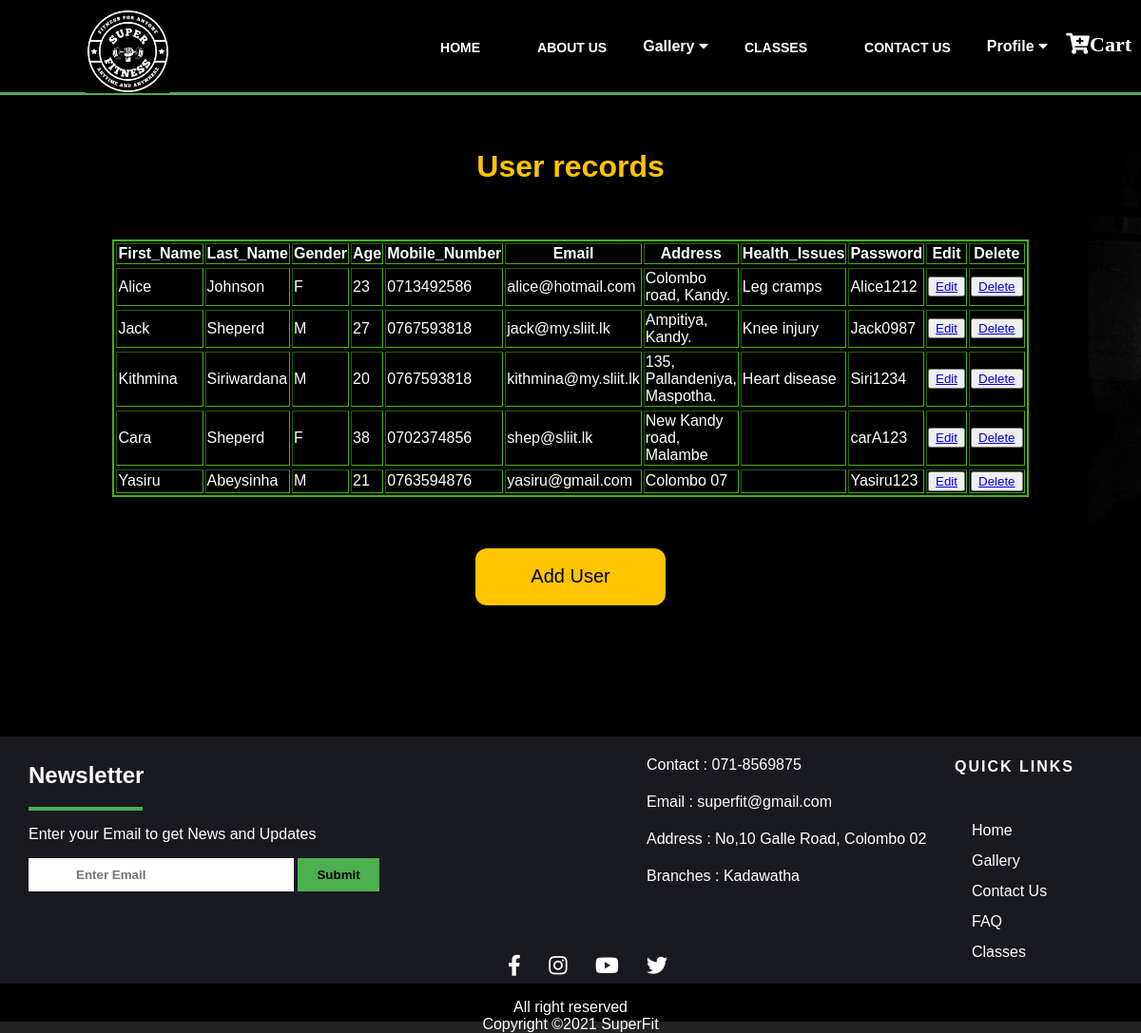
Screenshot of /displayUser.php with the database file from the repository.
### tables this page shows
CREATE TABLE `register_table` (
  `ID` int(11) NOT NULL,
  `First_Name` varchar(50) NOT NULL,
  `Last_Name` varchar(50) NOT NULL,
  `Gender` char(1) NOT NULL,
  `Age` int(11) NOT NULL,
  `Mobile_Number` char(10) NOT NULL,
  `Email` varchar(100) NOT NULL,
  `Address` varchar(200) NOT NULL,
  `Health_Issues` varchar(200) DEFAULT NULL,
  `Password` varchar(50) NOT NULL
);

### displayUser.php (the view, shortened to what this page needs)
<?php
    require 'config.php';
?>
<!DOCTYPE html>
<html>
<head>
	<link rel="stylesheet" href="css/template.css">
	<link rel="stylesheet" href="css/displayUser.css">
	<link
      rel="stylesheet"
      href="https://use.fontawesome.com/releases/v5.13.0/css/all.css"
    />
</head>
<body>
	<nav>
		<div class="logo"><img  src="images/SuperFITe.png " height="88px" width="88px"></div>
		<ul>
			<li><a href="home.php">Home</a></li>
			<li><a href="about-us.html">About Us</a></li>
			<div class="dropdown">
			<button class="dropbtn">Gallery
			<i class="fa fa-caret-down"></i>
		</button>
		</div>
			<li><a href="BMI.php">Classes</a></li>
			<li><a href="contact.html">Contact Us</a></li>
			<div class="dropdown">
				<button class="dropbtn">Profile
				<i class="fa fa-caret-down"></i>
			</button>
		</div>
		<div class="shop-cart">
			<a href="cart.html" target="_blank"><i class="fa fa-cart-plus">Cart</i></a>
		</div>
	</nav>
    <br/><br/>
    <center><h1 class="topic">User records</h1></center>
    <br/><br/>
    <center>
    <div class = "User_table">
    <table width = "80%" border="2" style="color: white; border:2px solid #46b307;">
   <tr>
	<th class = "col2">First_Name</th>
    <th class = "col3">Last_Name</th>
    <th class = "col4">Gender</th>
    <th class = "col5">Age</th>
	<th class = "col6">Mobile_Number</th>
    <th class = "col7">Email</th>
    <th class = "col8">Address</th>
    <th class = "col9">Health_Issues</th>
    <th class = "col10">Password</th>
	<th class = "col11">Edit</th>
	<th class = "col12">Delete</th>
   </tr>
   <?php
    $sql = "SELECT * FROM register_table";
    $result = $con->query($sql);
    if ($result->num_rows > 0) {
        while($row = $result->fetch_assoc()) {
			$id = $row["ID"];
            echo "<tr>";
                echo "<tr>";
                echo "<td>".$row["First_Name"]."</td>";
                echo "<td>".$row["Last_Name"]."</td>";
                echo "<td>".$row["Gender"]."</td>";
				echo "<td>".$row["Age"]."</td>";
                echo "<td>".$row["Mobile_Number"]."</td>";
                echo "<td>".$row["Email"]."</td>";
                echo "<td>".$row["Address"]."</td>";
                echo "<td>".$row["Health_Issues"]."</td>";
                echo "<td>".$row["Password"]."</td>";
				echo "<td><button type='submit'><a href='editRecord.php?id=$id'>Edit</a></button></td>";
				echo "<td><button type='submit'><a href='deleteRecord.php?id=$id'>Delete<a/></button></td>";
            echo "</tr>";
          }
      } else {
        echo "No results found";
      }
    ?>
   </table>
   </div>
   <br/><br/><br/><button class="dis"><a href="adminadd.php">Add User</a></button>
</center>
	<footer>
		<div class="footer_content">
			<div class="center_details">
				<ul class="details">
					<li>Contact : 071-8569875</li>
					<li>Email : superfit@gmail.com</li>
					<li>Address : No,10 Galle Road, Colombo 02</li>
					<li>Branches : Kadawatha
					</li>
				</ul>
			</div>
			<div class="left_col">
				<h2>Newsletter</h2>
				<div class="border"></div>
				<p>Enter your Email to get News and Updates</p>
				<form action="" class="newsletter_form">
					<input type="Email" class="txt" placeholder="Enter Email" name="">
					<input type="submit" class="btn" value="Submit" name="">
				</form>
			</div>
			<div class="footer_links">
				<h4>Quick Links</h4>
				<ul>
					<li><a href="home.php">Home</a></li>
							<li><a href="Gallery.html">Gallery</a></li>
							<li><a href="contact.html">Contact Us</a></li>
							<li><a href="displayFAQuser.php">FAQ</a></li>
							<li><a href="classes.php">Classes</a></li>
				</ul>
			</div>
			</div>
			<div class="social">
				<a href="https://www.facebook.com" target="_blank"><i class="fab fa-facebook-f"></i></a>
				<a href="#" target="_blank"><i class="fab fa-instagram"></i></a>
				<a href="https://www.youtube.com/" target="_blank"><i class="fab fa-youtube"></i></a>
				<a href="#" target="_blank"><i class="fab fa-twitter"></i></a>
			</div>
		<div class="footer_bottom">
			<p>All right reserved<br/>Copyright &copy;2021 SuperFit </p>
		</div>
	</footer>
</body>
</html>

### css/template.css (style rules this page uses)
html,body { margin: 0; padding: 0; font-family: Arial; background-color: rgb(37, 36, 36); }
nav { position: sticky; top: 0; left: 0; width: 100%; height: 100px; padding: 10px 90px; box-sizing: border-box; background:black; border-bottom: 3px solid #4caf50; z-index: 1; }
.logo { float: left; padding-top: -100px; top: 0; }
nav ul { list-style: none; float: right; margin: 0; padding: 0; display: flex; }
nav ul li a { line-height: 80px; color: #fff; padding: 12px 30px; text-decoration: none; font-size: 14px; font-weight: bold; text-transform: uppercase; }
.dropdown { float: left; overflow: hidden; }
.dropdown .dropbtn { font-size: 16px; border: none; outline: none; color: white; padding: 30px 8px 5px 8px; background-color: inherit; font-family: Arial; margin: 0; font-weight:Bold; }
.shop-cart { margin: 20px ; text-align: right; position: absolute; bottom: 25px; right: -35px; bottom: 17px; }
.shop-cart a { color: white; margin-right: 25px; font-size: 22px; text-decoration: none; }
footer { background: #191920; height: 300px; color: white; position: relative; margin-top: -20px; }
.footer_bottom { background: black; height: 40px; width: 100%; text-align: center; position: absolute; bottom: 0px; left: 0px; padding-top: 0px; }
.social { margin: 20px ; margin-left: 32%; position: absolute; bottom: 25px; left: 12.5%; right: 35px; }
.social a { color: #fff; margin-right: 25px; font-size: 22px; text-decoration: none; transition: .3s linear; }
.footer_links { float: right; margin-right: 50px; position: sticky; }
.footer_links li { list-style: none; margin-left: 18px; }
.footer_links a { text-decoration: none; color: white; line-height: 2; }
.footer_links h4 { letter-spacing: 2px; text-transform: uppercase; margin-top: -160px; margin-left: 20px; padding: 20px; }
.left_col { margin-top: -150px; margin-left: 30px; }
.center_details { padding-left: 240px; }
.border { width: 120px; height: 4px; background: #4caf50; }
.txt { flex: 1; padding: 10px 50px; font-weight: 700; border: none; outline: none; }
.btn { flex: 1; padding: 10px 20px; font-weight: 700; border: none; background: #4caf50; }
.details li { list-style: none; margin-left: 400px; line-height: 1.2; padding-top: 20px; }

### css/displayUser.css (style rules this page uses)
body { font-family: sans-serif; background: url(images/wall.jpg); background-size: cover }
.dis { border: none; border-radius: 12px; width: 200px; height: 60px; background: rgb(255, 196, 0); font-size: 20px; }
.dis a { text-decoration: none; color: black; }
.topic { color: rgb(255, 196, 0); }
table { width: 80%; }

### rows the page displays
register_table: First_Name "Alice", Last_Name "Johnson", Gender "F", Age "23", Mobile_Number "0713492586", Email "alice@hotmail.com", Address "Colombo road, Kandy.", Health_Issues "Leg cramps", Password "Alice1212"
register_table: First_Name "Jack", Last_Name "Sheperd", Gender "M", Age "27", Mobile_Number "0767593818", Email "jack@my.sliit.lk", Address "Ampitiya, Kandy.", Health_Issues "Knee injury", Password "Jack0987"
register_table: First_Name "Kithmina", Last_Name "Siriwardana", Gender "M", Age "20", Mobile_Number "0767593818", Email "kithmina@my.sliit.lk", Address "135, Pallandeniya, Maspotha.", Health_Issues "Heart disease", Password "Siri1234"
register_table: First_Name "Cara", Last_Name "Sheperd", Gender "F", Age "38", Mobile_Number "0702374856", Email "shep@sliit.lk", Address "New Kandy road, Malambe", Password "carA123"
register_table: First_Name "Yasiru", Last_Name "Abeysinha", Gender "M", Age "21", Mobile_Number "0763594876", Email "yasiru@gmail.com", Address "Colombo 07", Password "Yasiru123"
